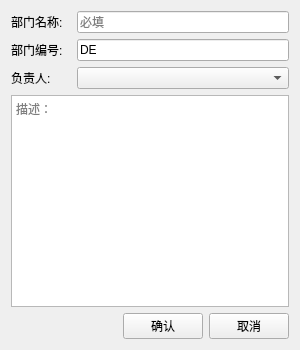
<?xml version="1.0" encoding="UTF-8"?>
<ui version="4.0">
 <class>Modify</class>
 <widget class="QDialog" name="Modify">
  <property name="geometry">
   <rect>
    <x>0</x>
    <y>0</y>
    <width>300</width>
    <height>350</height>
   </rect>
  </property>
  <property name="sizePolicy">
   <sizepolicy hsizetype="Preferred" vsizetype="Preferred">
    <horstretch>0</horstretch>
    <verstretch>0</verstretch>
   </sizepolicy>
  </property>
  <property name="minimumSize">
   <size>
    <width>300</width>
    <height>350</height>
   </size>
  </property>
  <property name="maximumSize">
   <size>
    <width>300</width>
    <height>350</height>
   </size>
  </property>
  <property name="windowTitle">
   <string>新增</string>
  </property>
  <layout class="QVBoxLayout" name="verticalLayout">
   <item>
    <layout class="QHBoxLayout" name="horizontalLayout_4" stretch="2,7">
     <item>
      <widget class="QLabel" name="label_3">
       <property name="text">
        <string>部门名称:</string>
       </property>
      </widget>
     </item>
     <item>
      <widget class="QLineEdit" name="le_name">
       <property name="inputMask">
        <string/>
       </property>
       <property name="text">
        <string/>
       </property>
       <property name="placeholderText">
        <string>必填</string>
       </property>
      </widget>
     </item>
    </layout>
   </item>
   <item>
    <layout class="QHBoxLayout" name="horizontalLayout_5" stretch="2,7">
     <item>
      <widget class="QLabel" name="label_4">
       <property name="text">
        <string>部门编号:</string>
       </property>
      </widget>
     </item>
     <item>
      <widget class="QLineEdit" name="le_number">
       <property name="inputMask">
        <string/>
       </property>
       <property name="text">
        <string>DE</string>
       </property>
       <property name="echoMode">
        <enum>QLineEdit::Normal</enum>
       </property>
      </widget>
     </item>
    </layout>
   </item>
   <item>
    <layout class="QHBoxLayout" name="horizontalLayout_2" stretch="2,7">
     <item>
      <widget class="QLabel" name="label_2">
       <property name="text">
        <string>负责人:</string>
       </property>
      </widget>
     </item>
     <item>
      <widget class="QComboBox" name="cb_fuzeren"/>
     </item>
    </layout>
   </item>
   <item>
    <widget class="QTextEdit" name="te_description">
     <property name="placeholderText">
      <string>描述：</string>
     </property>
    </widget>
   </item>
   <item>
    <layout class="QHBoxLayout" name="horizontalLayout_3">
     <item>
      <spacer name="horizontalSpacer">
       <property name="orientation">
        <enum>Qt::Horizontal</enum>
       </property>
       <property name="sizeHint" stdset="0">
        <size>
         <width>40</width>
         <height>20</height>
        </size>
       </property>
      </spacer>
     </item>
     <item>
      <widget class="QPushButton" name="pb_ok">
       <property name="text">
        <string>确认</string>
       </property>
       <property name="autoDefault">
        <bool>false</bool>
       </property>
      </widget>
     </item>
     <item>
      <widget class="QPushButton" name="pb_cancel">
       <property name="text">
        <string>取消</string>
       </property>
       <property name="autoDefault">
        <bool>false</bool>
       </property>
      </widget>
     </item>
    </layout>
   </item>
  </layout>
 </widget>
 <resources/>
 <connections/>
</ui>
